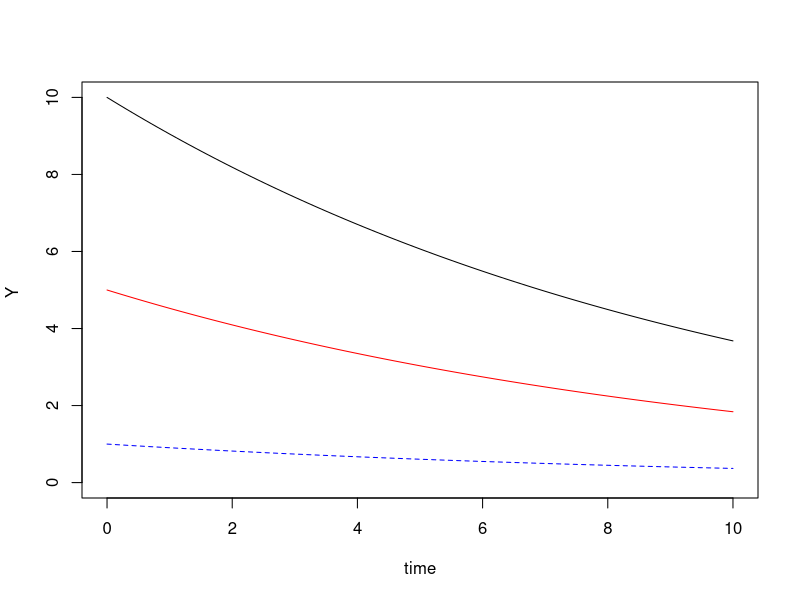
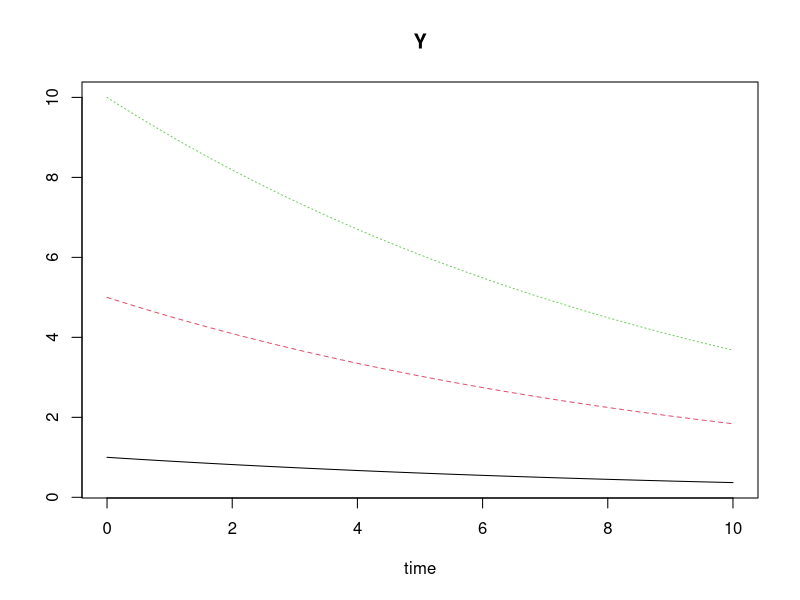
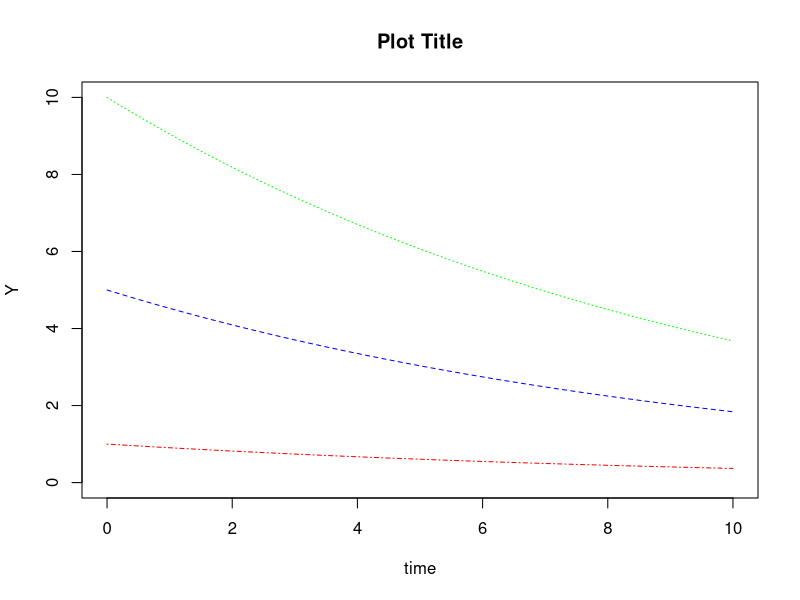
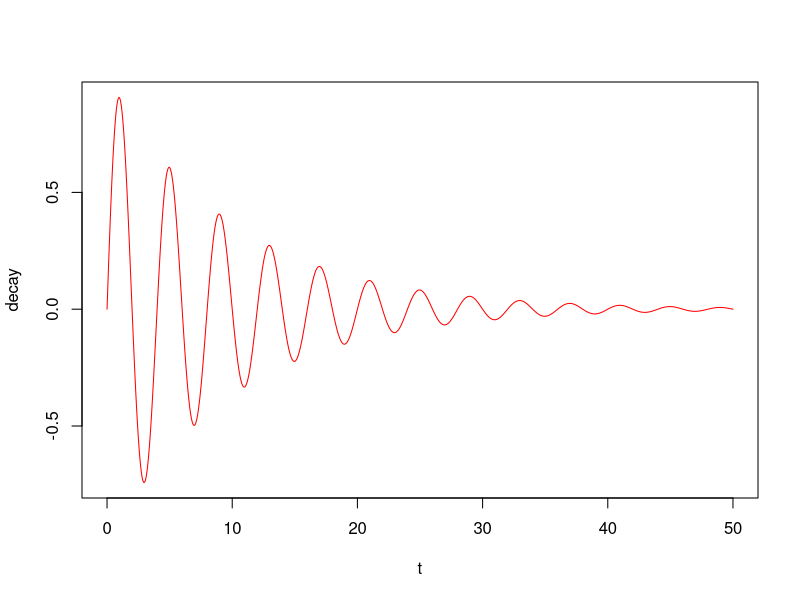

Source code (R) for these figures, in order:
## ---- chunk 1
knitr::opts_chunk$set(echo = TRUE)
## ---- chunk 2
library(deSolve)

expgrowth = function(timepoint, state, parameters) { 
  with (as.list(c(state, parameters)), {
    dY = a * Y
    list(c(dY)) 
  })
}

pars = c(a = -0.1)
inistate1 = c(Y = 1)
inistate2 = c(Y = 5)
inistate3 = c(Y = 10)
time_series = seq(0, 10, by = 0.1)

# Here you find the solutions for the ODE abd generate the datasets
# The dataset contains an Y and a Time column
out1 = ode(y = inistate1, times = time_series, func = expgrowth, parms = pars)
out2 = ode(y = inistate2, times = time_series, func = expgrowth, parms = pars)
out3 = ode(y = inistate3, times = time_series, func = expgrowth, parms = pars)
## ---- chunk 3
plot(1, xlab = "time", ylab = "Y ", type = "n", 
     xlim = c(0, 10), 
     ylim = c(min(out3), max(out3)))
 
# Because out1 already contains all the data, you do not need to specify y data
lines(out1, ylab = "Y = 1", col = "blue", lty=2)
lines(out2, ylab = "Y = 5", col = "red")
lines(out3, ylab = "Y = 10", col = "black")
## ---- chunk 4
plot(out1, out2, out3)
## ---- chunk 5
plot(out1, main = "Plot Title", ylab = "Y", col = "red", ylim = c(0, 10), lty=4) 
lines(out2, col = "blue", lty=2)
lines(out3, col = "green", lty=3)
## ---- chunk 6

decay <- function(t, k, P, A){
  A * exp(-k*t) * sin (2*pi*t/P)
}

# Here you provide a function to plot
curve(decay(x, 0.1, 4, 1), 0, 50, xlab="t", ylab="decay", col="red", n = 1000)
